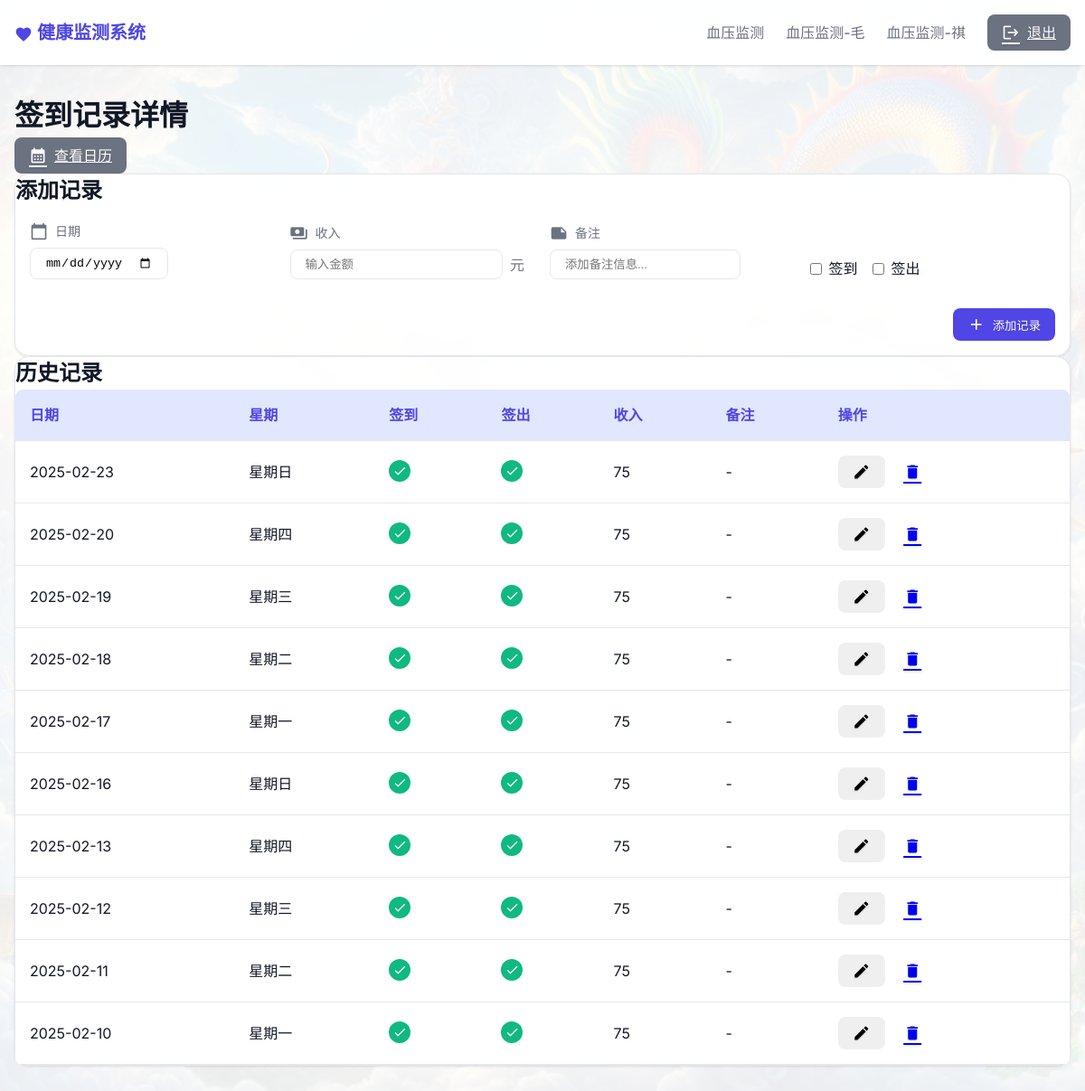
The page /checkin_detail (signed in) on the database its author committed.
### tables this page shows
CREATE TABLE checkin_records
                 (id INTEGER PRIMARY KEY AUTOINCREMENT,
                  date TEXT NOT NULL,
                  day_of_week TEXT NOT NULL,
                  checkin BOOLEAN NOT NULL,
                  checkout BOOLEAN NOT NULL,
                  notes TEXT,
                  income DECIMAL(10,2));

### app.py (the view)
@app.route('/checkin_detail')
@login_required
def checkin_detail():
    page = request.args.get('page', 1, type=int)
    per_page = 10
    db = get_db()
    records = db.execute('''
        WITH daily_records AS (
            SELECT
                id,
                date,
                day_of_week,
                MAX(checkin) as checkin_status,
                MAX(checkout) as checkout_status,
                GROUP_CONCAT(notes, ' ') as all_notes
            FROM (
                SELECT
                    id,
                    date,
                    day_of_week,
                    checkin,
                    checkout,
                    notes
                FROM checkin_records
                ORDER BY id DESC
            )
            GROUP BY date
        )
        SELECT
            id,
            date,
            day_of_week,
            checkin_status,
            checkout_status,
            CASE
                WHEN checkin_status = 1 AND checkout_status = 1 THEN 75
                ELSE 0
            END as total_income,
            all_notes
        FROM daily_records
        ORDER BY date DESC
        LIMIT ? OFFSET ?
    ''', [per_page, (page - 1) * per_page]).fetchall()
    total = db.execute('''
        SELECT COUNT(DISTINCT date)
        FROM checkin_records
    ''').fetchone()[0]
    formatted_records = []
    for record in records:
        formatted_records.append({
            'id': record['id'],
            'date': record['date'],
            'day_of_week': record['day_of_week'],
            'checkin': record['checkin_status'],
            'checkout': record['checkout_status'],
            'income': record['total_income'],
            'notes': record['all_notes'].strip() if record['all_notes'] else ''
        })
    db.close()
    total_pages = (total + per_page - 1) // per_page
    return render_template('checkindetail.html',
                         records=formatted_records,
                         current_page=page,
                         total_pages=total_pages)

### app.py (called while the page is built)
def login_required(f):
    @wraps(f)
    def decorated_function(*args, **kwargs):
        if 'logged_in' not in session:
            return redirect(url_for('login'))
        return f(*args, **kwargs)
    return decorated_function

def get_db():
    db = sqlite3.connect('monitor.db')
    db.row_factory = sqlite3.Row
    return db

### templates/checkindetail.html (shortened to what this page needs)
{% extends "base.html" %}
{% block content %}
<div class="page-header">
    <h1 class="page-title">签到记录详情</h1>
    <div class="page-actions">
        <a href="{{ url_for('checkin_calendar', year=current_year, month=current_month) }}" class="btn btn-secondary">
            <span class="material-icons">calendar_month</span>
            查看日历
        </a>
    </div>
</div>
<div class="card">
    <div class="card-header">
        <h2 class="card-title">添加记录</h2>
    </div>
    <div class="card-body">
        <form id="addForm" method="post" action="{{ url_for('add_checkin_record') }}" class="add-form">
            <div class="form-row">
                <div class="form-group">
                    <label class="form-label">
                        <span class="material-icons">calendar_today</span>
                        日期
                    </label>
                    <input type="date" name="date" value="{{ today }}" class="form-control" required>
                </div>
                <div class="form-group">
                    <label class="form-label">
                        <span class="material-icons">payments</span>
                        收入
                    </label>
                    <div class="input-group">
                        <input type="number" name="income" class="form-control" step="0.01" placeholder="输入金额">
                        <span class="unit">元</span>
                    </div>
                </div>
                <div class="form-group">
                    <label class="form-label">
                        <span class="material-icons">note</span>
                        备注
                    </label>
                    <input type="text" name="notes" class="form-control" placeholder="添加备注信息...">
                </div>
                <div class="form-group">
                    <label class="form-label">&nbsp;</label>
                    <div class="checkbox-group">
                        <label class="checkbox-label">
                            <input type="checkbox" name="checkin" value="1">
                            <span>签到</span>
                        </label>
                        <label class="checkbox-label">
                            <input type="checkbox" name="checkout" value="1">
                            <span>签出</span>
                        </label>
                    </div>
                </div>
            </div>
            <div class="form-actions">
                <button type="submit" class="btn btn-primary">
                    <span class="material-icons">add</span>
                    添加记录
                </button>
            </div>
        </form>
    </div>
</div>
<div class="card">
    <div class="card-header">
        <h2 class="card-title">历史记录</h2>
    </div>
    <div class="table-responsive">
        <table>
            <thead>
                <tr>
                    <th>日期</th>
                    <th>星期</th>
                    <th>签到</th>
                    <th>签出</th>
                    <th>收入</th>
                    <th>备注</th>
                    <th>操作</th>
                </tr>
            </thead>
            <tbody>
                {% for record in records %}
                <tr>
                    <td>{{ record.date }}</td>
                    <td>{{ record.day_of_week }}</td>
                    <td>
                        {% if record.checkin %}
                        <span class="badge success">
                            <span class="material-icons">check</span>
                        </span>
                        {% else %}
                        <span class="badge danger">
                            <span class="material-icons">close</span>
                        </span>
                        {% endif %}
                    </td>
                    <td>
                        {% if record.checkout %}
                        <span class="badge success">
                            <span class="material-icons">check</span>
                        </span>
                        {% else %}
                        <span class="badge danger">
                            <span class="material-icons">close</span>
                        </span>
                        {% endif %}
                    </td>
                    <td>{{ record.income if record.income else '-' }}</td>
                    <td>{{ record.notes if record.notes else '-' }}</td>
                    <td class="actions">
                        <button onclick="showEditForm('{{ record.date }}', this)" class="btn btn-icon" title="编辑">
                            <span class="material-icons">edit</span>
                        </button>
                        <a href="{{ url_for('delete_checkin_record', id=record.id) }}"
                           onclick="return confirm('确定要删除这条记录吗？')"
                           class="btn btn-icon btn-danger"
                           title="删除">
                            <span class="material-icons">delete</span>
                        </a>
                    </td>
                </tr>
                {% endfor %}
            </tbody>
        </table>
    </div>
</div>
{% endblock %}

### templates/base.html (shortened to what this page needs)
<!doctype html>
<html lang="zh">
<head>
</head>
<body>
    <nav class="navbar">
        <div class="container navbar-content">
            <a href="{{ url_for('index') }}" class="nav-brand">
                <span class="material-icons">favorite</span>
                健康监测系统
            </a>
            <div class="nav-links">
                {% if session.logged_in %}
                <a href="{{ url_for('blood_pressure_detail') }}" class="nav-link">血压监测</a>
                <a href="{{ url_for('blood_pressure2_detail') }}" class="nav-link">血压监测-毛</a>
                <a href="{{ url_for('blood_pressure3_detail') }}" class="nav-link">血压监测-祺</a>
                <a href="{{ url_for('logout') }}" class="btn btn-secondary">
                    <span class="material-icons">logout</span>
                    退出
                </a>
                {% endif %}
            </div>
        </div>
    </nav>
    <main class="container" style="padding-top: 2rem;">
        {% block content %}{% endblock %}
    </main>
</body>
</html>

### templates/base.html (style rules this page uses)
:root { --primary-color: #4f46e5; --primary-hover: #4338ca; --primary-light: #e0e7ff; --secondary-color: #6b7280; --secondary-hover: #4b5563; --secondary-light: #f3f4f6; --success-color: #10b981; --success-light: #d1fae5; --warning-color: #f59e0b; --warning-light: #fef3c7; --danger-color: #ef4444; --danger-light: #fee2e2; --info-color: #3b82f6; --info-light: #dbeafe; --background-color: #f9fafb; --card-background: #ffffff; --text-primary: #111827; --text-secondary: #6b7280; --border-color: #e5e7eb; --shadow-sm: 0 1px 2px 0 rgb(0 0 0 / 0.05); --shadow: 0 1px 3px 0 rgb(0 0 0 / 0.1), 0 1px 2px -1px rgb(0 0 0 / 0.1); --shadow-md: 0 4px 6px -1px rgb(0 0 0 / 0.1), 0 2px 4px -2px rgb(0 0 0 / 0.1); --shadow-lg: 0 10px 15px -3px rgb(0 0 0 / 0.1), 0 4px 6px -4px rgb(0 0 0 / 0.1); }
* { margin: 0; padding: 0; box-sizing: border-box; }
body { font-family: 'Inter', system-ui, sans-serif; color: var(--text-primary); line-height: 1.5; background: url('/static/chinese-dragon.png') no-repeat center center fixed; background-size: cover; position: relative; }
body::before { content: ''; position: fixed; top: 0; left: 0; width: 100%; height: 100%; background-color: rgba(255, 255, 255, 0.92); z-index: -1; }
.container { max-width: 1200px; margin: 0 auto; padding: 0 1rem; }
.navbar { background-color: rgba(255, 255, 255, 0.95); backdrop-filter: blur(10px); box-shadow: var(--shadow); padding: 1rem 0; position: sticky; top: 0; z-index: 100; }
.navbar-content { display: flex; justify-content: space-between; align-items: center; }
.nav-brand { font-size: 1.25rem; font-weight: 600; color: var(--primary-color); text-decoration: none; }
.nav-links { display: flex; gap: 1.5rem; align-items: center; }
.nav-link { color: var(--text-secondary); text-decoration: none; font-weight: 500; transition: color 0.2s; }
.btn { padding: 0.5rem 1rem; font-weight: 500; border-radius: 0.5rem; transition: all 0.2s ease; display: inline-flex; align-items: center; gap: 0.5rem; border: none; cursor: pointer; backdrop-filter: blur(4px); text-shadow: 0 1px 2px rgba(0, 0, 0, 0.1); }
.btn-primary { background-color: var(--primary-color); color: white; }
.btn-secondary { background-color: var(--secondary-color); color: white; }
.card { background: rgba(255, 255, 255, 0.95); backdrop-filter: blur(10px); border-radius: 1rem; box-shadow: var(--shadow); transition: all 0.3s ease; border: 1px solid var(--border-color); }
.form-group { margin-bottom: 1rem; }
.form-label { display: block; margin-bottom: 0.5rem; color: var(--text-secondary); font-weight: 500; }
.form-control { border: 1px solid var(--border-color); border-radius: 0.5rem; padding: 0.5rem 1rem; transition: all 0.2s ease; }
table { width: 100%; border-collapse: separate; border-spacing: 0; background: rgba(255, 255, 255, 0.95); backdrop-filter: blur(8px); border-radius: 0.5rem; overflow: hidden; }
th, td { padding: 1rem; border-bottom: 1px solid var(--border-color); text-align: left; }
th { background-color: var(--primary-light); color: var(--primary-color); font-weight: 600; padding: 1rem; text-align: left; }
.material-icons { font-size: 1.25rem; vertical-align: middle; }
main.container { position: relative; z-index: 1; padding: 2rem 1rem; min-height: calc(100vh - 4rem); }

### templates/checkindetail.html (style rules this page uses)
.add-form { padding: 1rem; }
.form-row { display: flex; gap: 1rem; align-items: flex-end; }
.form-group { flex: 1; }
.form-label { display: flex; align-items: center; gap: 0.5rem; margin-bottom: 0.5rem; color: var(--text-secondary); font-size: 0.875rem; }
.form-label .material-icons { font-size: 1.25rem; }
.input-group { position: relative; display: flex; align-items: center; }
.input-group .unit { position: absolute; right: 0.75rem; color: var(--text-secondary); }
.input-group input { padding-right: 2.5rem; }
.checkbox-group { display: flex; gap: 1rem; }
.checkbox-label { display: flex; align-items: center; gap: 0.5rem; cursor: pointer; }
.form-actions { margin-top: 1rem; display: flex; gap: 0.5rem; justify-content: flex-end; }
.badge { display: inline-flex; align-items: center; justify-content: center; width: 24px; height: 24px; border-radius: 50%; }
.badge .material-icons { font-size: 1rem; }
.badge.success { background-color: var(--success-color); color: white; }

### rows shown on the page
checkin_records: date "2025-02-23", day_of_week "星期日", income "75", notes "-"
checkin_records: date "2025-02-20", day_of_week "星期四", income "75", notes "-"
checkin_records: date "2025-02-19", day_of_week "星期三", income "75", notes "-"
checkin_records: date "2025-02-18", day_of_week "星期二", income "75", notes "-"
checkin_records: date "2025-02-17", day_of_week "星期一", income "75", notes "-"
checkin_records: date "2025-02-16", day_of_week "星期日", income "75", notes "-"
checkin_records: date "2025-02-13", day_of_week "星期四", income "75", notes "-"
checkin_records: date "2025-02-12", day_of_week "星期三", income "75", notes "-"
checkin_records: date "2025-02-11", day_of_week "星期二", income "75", notes "-"
checkin_records: date "2025-02-10", day_of_week "星期一", income "75", notes "-"
